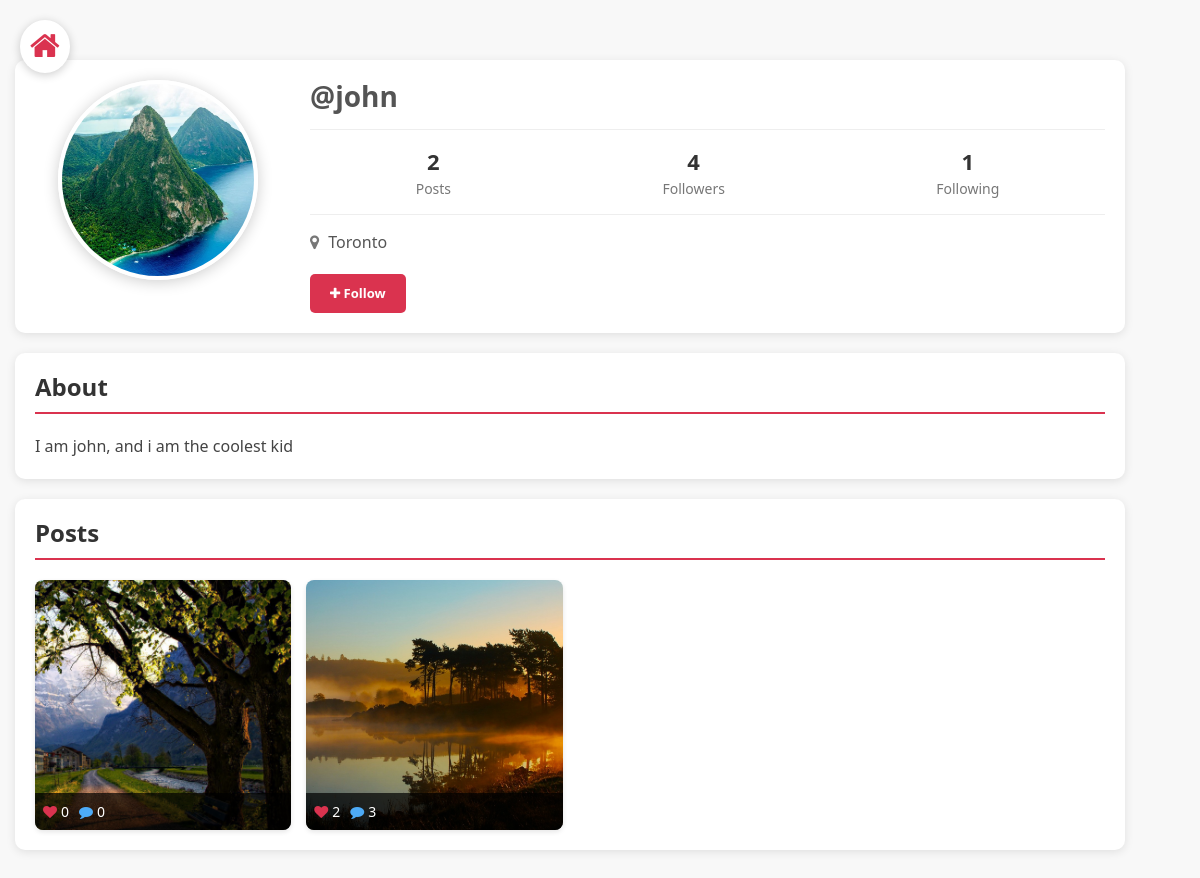
Page /profile/john (signed in) on the committed database.
### core/models.py (models this page shows, shortened)
class Profile(models.Model):
    user = models.ForeignKey(User, on_delete=models.CASCADE)
    id_user = models.IntegerField()
    bio = models.TextField(blank=True)
    profileimg = models.ImageField(upload_to='profile_images', default='blank-profile-picture.png')
    location = models.CharField(max_length=100, blank=True)

class Post(models.Model):
    id = models.UUIDField(primary_key=True, default=uuid.uuid4, editable=False)
    user = models.CharField(max_length=100)
    image = models.ImageField(upload_to='post_images')
    caption = models.TextField()
    created_at = models.DateTimeField(default=datetime.now)
    no_of_likes = models.IntegerField(default=0)
    @property
    def profile_image(self):
        from django.contrib.auth import get_user_model
        User = get_user_model()
        try:
            user_obj = User.objects.get(username=self.user)
            profile = user_obj.profile_set.first()
            if profile:
                return profile.profileimg.url
            else:
                return '/media/profile_images/blank-profile-picture.png'
        except User.DoesNotExist:
            return '/media/profile_images/blank-profile-picture.png'

### core/views.py (the view)
# urls.py: path('profile/<str:pk>', views.profile, name='profile'),
@login_required(login_url='signin')
def profile(request, pk):
    user_object = User.objects.get(username=pk)
    user_profile = Profile.objects.get(user=user_object)
    user_posts = Post.objects.filter(user=pk)
    user_post_length = len(user_posts)
    follower = request.user.username
    user = pk
    if FollowersCount.objects.filter(follower=follower, user=user).first():
        button_text = 'Unfollow'
    else:
        button_text = 'Follow'
    user_followers = len(FollowersCount.objects.filter(user=pk))
    user_following = len(FollowersCount.objects.filter(follower=pk))
    context = {
        'user_object': user_object,
        'user_profile': user_profile,
        'user_posts': user_posts,
        'user_post_length': user_post_length,
        'button_text': button_text,
        'user_followers': user_followers,
        'user_following': user_following,
    }
    return render(request, 'profile.html', context)

### templates/profile.html (shortened to what this page needs)
{% load static %}
<!DOCTYPE html>
<html lang="en">
<head>
    <link rel="stylesheet" href="{% static 'css/main.min.css' %}">
    <link rel="stylesheet" href="{% static 'css/style.css' %}">
    <link rel="stylesheet" href="{% static 'css/color.css' %}">
    <link rel="stylesheet" href="{% static 'css/responsive.css' %}">
    <link rel="stylesheet" href="https://maxcdn.bootstrapcdn.com/font-awesome/4.4.0/css/font-awesome.min.css">
</head>
<body>
    <div class="theme-layout">
        <a href="/" class="home-btn">
            <i class="fa fa-home fa-2x" style="color:#da334f"></i>
        </a>
        <section class="container" style="padding-top: 60px;">
            <div class="profile-header">
                <div class="row">
                    <div class="col-lg-3 col-md-4 text-center">
                        <div class="profile-img-container">
                            <img src="{{user_profile.profileimg.url}}" class="profile-img" alt="Profile Image">
                        </div>
                    </div>
                    <div class="col-lg-9 col-md-8">
                        <h1 style="font-size: 28px; margin-bottom: 5px;">
                            <b>@{{user_profile.user.username}}</b>
                        </h1>
                        <div class="profile-stats">
                            <div class="stat-box">
                                <div class="stat-number">{{user_post_length}}</div>
                                <div class="stat-label">{% if user_post_length == 1 %}Post{% else %}Posts{% endif %}</div>
                            </div>
                            <div class="stat-box">
                                <div class="stat-number">{{user_followers}}</div>
                                <div class="stat-label">{% if user_followers == 1 %}Follower{% else %}Followers{% endif %}</div>
                            </div>
                            <div class="stat-box">
                                <div class="stat-number">{{user_following}}</div>
                                <div class="stat-label">Following</div>
                            </div>
                        </div>
                        {% if user_profile.location %}
                        <div style="margin-top: 10px;">
                            <i class="fa fa-map-marker" style="color: #777;"></i>
                            <span style="color: #555; margin-left: 5px;">{{user_profile.location}}</span>
                        </div>
                        {% endif %}
                        <div style="margin-top: 20px;">
                            <form action="/follow" method="POST" style="display: inline;">
                                {% if user_object.username == user.username %}
                                    <a href="/settings" class="action-btn">
                                        <i class="fa fa-cog"></i> Account Settings
                                    </a>
                                {% else %}
                                    <button type="submit" class="action-btn" style=`{% if button_text == 'Follow' %}background-color: #da334f;{% else %}background-color: #777;{% endif %}`>
                                        {% if button_text == 'Follow' %}
                                            <i class="fa fa-plus"></i>
                                        {% else %}
                                            <i class="fa fa-check"></i>
                                        {% endif %}
                                        {{button_text}}
                                    </button>
                                {% endif %}
                            </form>
                        </div>
                    </div>
                </div>
            </div>
        </section>
        <section class="container">
            <div class="bio-section">
                <h2 class="section-title">About</h2>
                <div style="line-height: 1.6; color: #444;">
                    {% if user_profile.bio %}
                        {{user_profile.bio}}
                    {% else %}
                        <p style="color: #999; font-style: italic;">No bio available</p>
                    {% endif %}
                </div>
            </div>
        </section>
        <section class="container" style="margin-bottom: 50px;">
            <div style="background-color: #fff; border-radius: 10px; padding: 20px; box-shadow: 0 2px 10px rgba(0,0,0,0.1);">
                <h2 class="section-title">Posts</h2>
                {% if user_posts %}
                    <div class="posts-grid">
                        {% for post in user_posts %}
                            <div class="post-item">
                                <img src="{{post.image.url}}" class="post-image" alt="Post Image" onclick="openModal('{{post.id}}')">
                                <div class="post-overlay">
                                    <div class="post-stats">
                                        <i class="fa fa-heart" style="color: #da334f;"></i>
                                        <span id="likes-count-grid-{{post.id}}">{{post.no_of_likes}}</span>
                                        <i class="fa fa-comment" style="color: #4dabf7;"></i>
                                        <span id="comments-count-grid-{{post.id}}">{{post.comments.count}}</span>
                                    </div>
                                </div>
                            </div>
                        {% endfor %}
                    </div>
                {% else %}
                    <div style="text-align: center; padding: 40px 0;">
                        <i class="fa fa-picture-o fa-4x" style="color: #ddd;"></i>
                        <p style="color: #999; margin-top: 10px;">No posts yet</p>
                    </div>
                {% endif %}
            </div>
        </section>
    </div>
</body>
</html>

### static/css/color.css (style rules this page uses)
#nprogress .bar, .timeline-info > ul li a::before, .add-btn > a, .activitiez > li::before, form button, .colla-apps > li a:hover, a.underline:before, .setting-row input:checked + label, .user-avatar:hover .edit-phto, .error-meta > a, .color-bg, .add-butn, .nav.nav-tabs.likes-btn > li a.active, a.dislike-btn, .drop > a:hover, .btn-view.btn-load-more:hover, .accordion .card h5 button[aria-expanded="true"], .chat-head, .f-page > figure em, .inbox-panel-head > ul > li > a, .nav-tabs--left .nav-link.active, .nav-tabs--left .nav-link.active:hover, footer .widget-title h4::before, #topcontrol, .sidebar .widget-title::before, .f-title::before, .g-post-classic > figure > i::after, .purify > a, .help-list > a:hover, .open-position::before, .info > a, .category-box:hover, .category-box.selected, a.main-btn, .section-heading::before, .getquot-baner, .more-branches > h4::before, .is-helpful > a, .cart-optionz > li > a:hover, .paginationz > li a:hover, .paginationz > li a.active, .shopping-cart, a.btn2:hover, .form-submit > input[type="submit"], button.submit-checkout, .delete-cart:hover, .proceed .button, .amount-area .update-cart, a.addnewforum, .apply-bttons > a { background: orange; }

### templates/profile.html (style rules this page uses)
body { font-family: 'Segoe UI', Tahoma, Geneva, Verdana, sans-serif; background-color: #f8f8f8; }
.section-title { font-size: 24px; font-weight: 600; color: #333; margin-bottom: 20px; padding-bottom: 10px; border-bottom: 2px solid #da334f; }
.profile-header { background-color: #fff; border-radius: 10px; box-shadow: 0 2px 10px rgba(0,0,0,0.1); padding: 20px; margin-bottom: 20px; }
.profile-stats { display: flex; justify-content: space-around; padding: 15px 0; border-top: 1px solid #eee; border-bottom: 1px solid #eee; margin: 15px 0; }
.stat-box { text-align: center; }
.stat-number { font-size: 22px; font-weight: bold; color: #333; }
.stat-label { font-size: 14px; color: #777; }
.bio-section { background-color: #fff; border-radius: 10px; padding: 20px; margin-bottom: 20px; box-shadow: 0 2px 10px rgba(0,0,0,0.1); }
.posts-grid { display: grid; grid-template-columns: repeat(auto-fill, minmax(250px, 1fr)); gap: 15px; }
.post-item { border-radius: 8px; overflow: hidden; box-shadow: 0 2px 5px rgba(0,0,0,0.1); transition: transform 0.3s ease; position: relative; }
.post-image { height: 250px; width: 100%; object-fit: cover; }
.post-overlay { position: absolute; bottom: 0; left: 0; right: 0; background-color: rgba(0, 0, 0, 0.7); color: white; padding: 8px; display: flex; justify-content: space-between; }
.post-stats { display: flex; align-items: center; font-size: 14px; }
.post-stats i { margin-right: 4px; }
.post-stats span { margin-right: 10px; }
.home-btn { position: fixed; top: 20px; left: 20px; z-index: 100; background-color: white; padding: 10px; border-radius: 50%; box-shadow: 0 2px 10px rgba(0,0,0,0.2); }
.action-btn { background-color: #da334f; color: white; border: none; padding: 10px 20px; border-radius: 5px; cursor: pointer; font-weight: bold; transition: background-color 0.3s ease; }
.profile-img-container { position: relative; width: 200px; height: 200px; margin: 0 auto; }
.profile-img { width: 100%; height: 100%; border-radius: 50%; object-fit: cover; border: 4px solid white; box-shadow: 0 2px 15px rgba(0,0,0,0.2); }

### rows in the picture
Profile: profileimg (picture), user.username "john", location "Toronto", bio "I am john, and i am the coolest kid"
Post: image (picture), no_of_likes "0", comments.count "0"
Post: image (picture), no_of_likes "2", comments.count "3"

### other values in the picture
{{ user_post_length }} "2"
{{ user_followers }} "4"
{{ user_following }} "1"
{{ button_text }} "Follow"
